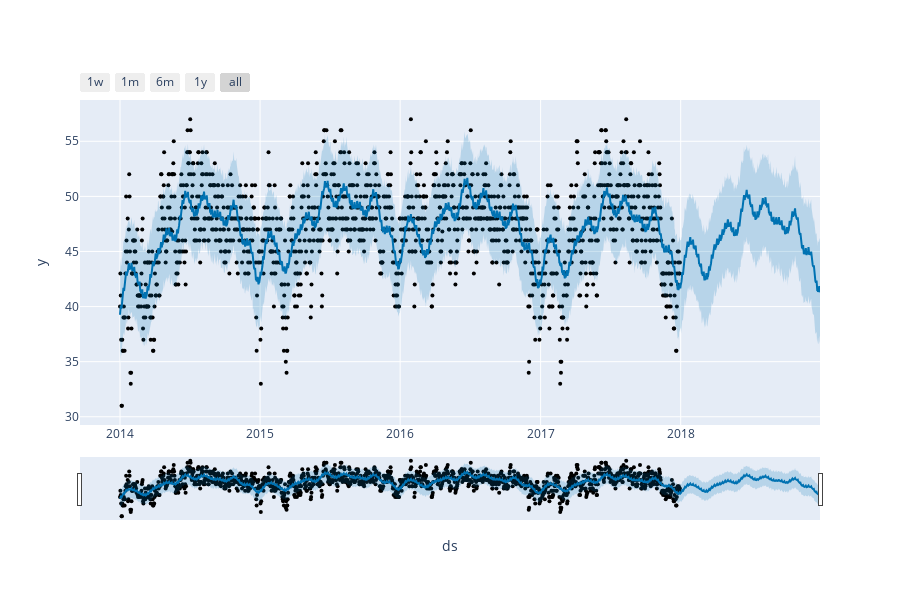

Notebook code for this chart:
### Code cell
plot_plotly(model, forecast)

### Figure 1 — Plotly figure (JSON) as saved in the notebook; plotly's stock layout.template omitted (floating-point values rounded to 4 significant figures; data arrays with more than 128 entries replaced by an {"elided": "..."} marker saying what was removed)
{"data": [{"marker": {"color": "black", "size": 4}, "mode": "markers", "name": "Actual", "type": "scatter", "x": {"elided": "1460 str values"}, "y": {"elided": "1460 float values"}}, {"hoverinfo": "skip", "line": {"width": 0}, "mode": "lines", "type": "scatter", "x": {"elided": "1825 str values"}, "y": {"elided": "1825 float values"}}, {"fill": "tonexty", "fillcolor": "rgba(0, 114, 178, 0.2)", "line": {"color": "#0072B2", "width": 2}, "mode": "lines", "name": "Predicted", "type": "scatter", "x": {"elided": "1825 str values"}, "y": {"elided": "1825 float values"}}, {"fill": "tonexty", "fillcolor": "rgba(0, 114, 178, 0.2)", "hoverinfo": "skip", "line": {"width": 0}, "mode": "lines", "type": "scatter", "x": {"elided": "1825 str values"}, "y": {"elided": "1825 float values"}}], "layout": {"height": 600, "showlegend": false, "width": 900, "xaxis": {"rangeselector": {"buttons": [{"count": 7, "label": "1w", "step": "day", "stepmode": "backward"}, {"count": 1, "label": "1m", "step": "month", "stepmode": "backward"}, {"count": 6, "label": "6m", "step": "month", "stepmode": "backward"}, {"count": 1, "label": "1y", "step": "year", "stepmode": "backward"}, {"step": "all"}]}, "rangeslider": {"visible": true}, "title": {"text": "ds"}, "type": "date"}, "yaxis": {"title": {"text": "y"}}}}
